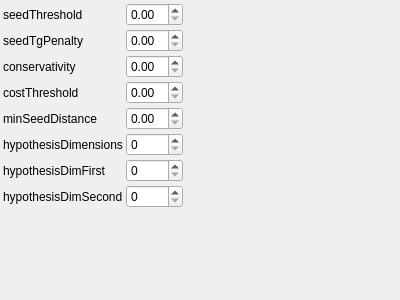
<?xml version="1.0" encoding="UTF-8"?>
<ui version="4.0">
 <class>ChessBoardAssemblerParamsBaseControlWidget</class>
 <widget class="QWidget" name="ChessBoardAssemblerParamsBaseControlWidget">
  <property name="geometry">
   <rect>
    <x>0</x>
    <y>0</y>
    <width>400</width>
    <height>300</height>
   </rect>
  </property>
  <property name="windowTitle">
   <string>ChessBoardAssemblerParamsBase</string>
  </property>
   <layout class="QGridLayout" name="gridLayout">
    <property name="margin">
     <number>3</number>
    </property>
    <property name="spacing">
     <number>3</number>
    </property>
    <item row="0" column="0">
     <widget class="QLabel" name="label_0">
       <property name="text">
         <string>seedThreshold</string>
       </property>
     </widget>
    </item>
    <item row="0" column="1">
     <widget class="QDoubleSpinBox" name="seedThresholdSpinBox">
       <property name="toolTip">
         <string>Threshold for seed grid non-regularity</string>
       </property>
     </widget>
    </item>
    <item row="1" column="0">
     <widget class="QLabel" name="label_1">
       <property name="text">
         <string>seedTgPenalty</string>
       </property>
     </widget>
    </item>
    <item row="1" column="1">
     <widget class="QDoubleSpinBox" name="seedTgPenaltySpinBox">
       <property name="toolTip">
         <string>Factor for orthogonal error in seed estimation</string>
       </property>
     </widget>
    </item>
    <item row="2" column="0">
     <widget class="QLabel" name="label_2">
       <property name="text">
         <string>conservativity</string>
       </property>
     </widget>
    </item>
    <item row="2" column="1">
     <widget class="QDoubleSpinBox" name="conservativitySpinBox">
       <property name="toolTip">
         <string>Factor of conservativity in next row prediction (should be lower to high-distorted boards)</string>
       </property>
     </widget>
    </item>
    <item row="3" column="0">
     <widget class="QLabel" name="label_3">
       <property name="text">
         <string>costThreshold</string>
       </property>
     </widget>
    </item>
    <item row="3" column="1">
     <widget class="QDoubleSpinBox" name="costThresholdSpinBox">
       <property name="toolTip">
         <string> Maximal cost for real board</string>
       </property>
     </widget>
    </item>
    <item row="4" column="0">
     <widget class="QLabel" name="label_4">
       <property name="text">
         <string>minSeedDistance</string>
       </property>
     </widget>
    </item>
    <item row="4" column="1">
     <widget class="QDoubleSpinBox" name="minSeedDistanceSpinBox">
       <property name="toolTip">
         <string>Minimal seed distance</string>
       </property>
     </widget>
    </item>
    <item row="5" column="0">
     <widget class="QLabel" name="label_5">
       <property name="text">
         <string>hypothesisDimensions</string>
       </property>
     </widget>
    </item>
    <item row="5" column="1">
     <widget class="QSpinBox" name="hypothesisDimensionsSpinBox">
       <property name="toolTip">
         <string>Hypothesis type: consider only hypothesis that fits specified number of dims</string>
       </property>
     </widget>
    </item>
    <item row="6" column="0">
     <widget class="QLabel" name="label_6">
       <property name="text">
         <string>hypothesisDimFirst</string>
       </property>
     </widget>
    </item>
    <item row="6" column="1">
     <widget class="QSpinBox" name="hypothesisDimFirstSpinBox">
       <property name="toolTip">
         <string>hypothesisDimFirst</string>
       </property>
     </widget>
    </item>
    <item row="7" column="0">
     <widget class="QLabel" name="label_7">
       <property name="text">
         <string>hypothesisDimSecond</string>
       </property>
     </widget>
    </item>
    <item row="7" column="1">
     <widget class="QSpinBox" name="hypothesisDimSecondSpinBox">
       <property name="toolTip">
         <string>hypothesisDimSecond</string>
       </property>
     </widget>
    </item>
   <item row="8" column="0">
    <spacer name="verticalSpacer">
     <property name="orientation">
      <enum>Qt::Vertical</enum>
     </property>
     <property name="sizeHint" stdset="0">
      <size>
       <width>0</width>
       <height>0</height>
      </size>
     </property>
    </spacer>
   </item>
   <item row="8" column="2">
    <spacer name="horizontalSpacer">
     <property name="orientation">
      <enum>Qt::Horizontal</enum>
     </property>
     <property name="sizeHint" stdset="0">
      <size>
       <width>0</width>
       <height>0</height>
      </size>
     </property>
    </spacer>
   </item>
  </layout>
 </widget>
 <layoutdefault spacing="3" margin="3"/>
 <resources/>
 <connections>
  <connection>
   <sender>seedThresholdSpinBox</sender>
   <signal>valueChanged(double)</signal>
   <receiver>ChessBoardAssemblerParamsBaseControlWidget</receiver>
   <slot>changeParameters()</slot>
  </connection>
  <connection>
   <sender>seedTgPenaltySpinBox</sender>
   <signal>valueChanged(double)</signal>
   <receiver>ChessBoardAssemblerParamsBaseControlWidget</receiver>
   <slot>changeParameters()</slot>
  </connection>
  <connection>
   <sender>conservativitySpinBox</sender>
   <signal>valueChanged(double)</signal>
   <receiver>ChessBoardAssemblerParamsBaseControlWidget</receiver>
   <slot>changeParameters()</slot>
  </connection>
  <connection>
   <sender>costThresholdSpinBox</sender>
   <signal>valueChanged(double)</signal>
   <receiver>ChessBoardAssemblerParamsBaseControlWidget</receiver>
   <slot>changeParameters()</slot>
  </connection>
  <connection>
   <sender>minSeedDistanceSpinBox</sender>
   <signal>valueChanged(double)</signal>
   <receiver>ChessBoardAssemblerParamsBaseControlWidget</receiver>
   <slot>changeParameters()</slot>
  </connection>
  <connection>
   <sender>hypothesisDimensionsSpinBox</sender>
   <signal>valueChanged(int)</signal>
   <receiver>ChessBoardAssemblerParamsBaseControlWidget</receiver>
   <slot>changeParameters()</slot>
  </connection>
  <connection>
   <sender>hypothesisDimFirstSpinBox</sender>
   <signal>valueChanged(int)</signal>
   <receiver>ChessBoardAssemblerParamsBaseControlWidget</receiver>
   <slot>changeParameters()</slot>
  </connection>
  <connection>
   <sender>hypothesisDimSecondSpinBox</sender>
   <signal>valueChanged(int)</signal>
   <receiver>ChessBoardAssemblerParamsBaseControlWidget</receiver>
   <slot>changeParameters()</slot>
  </connection>
 </connections>
 <slots>
  <slot>changeParameters()</slot>
 </slots>
 <customwidgets>
 </customwidgets>
</ui>
